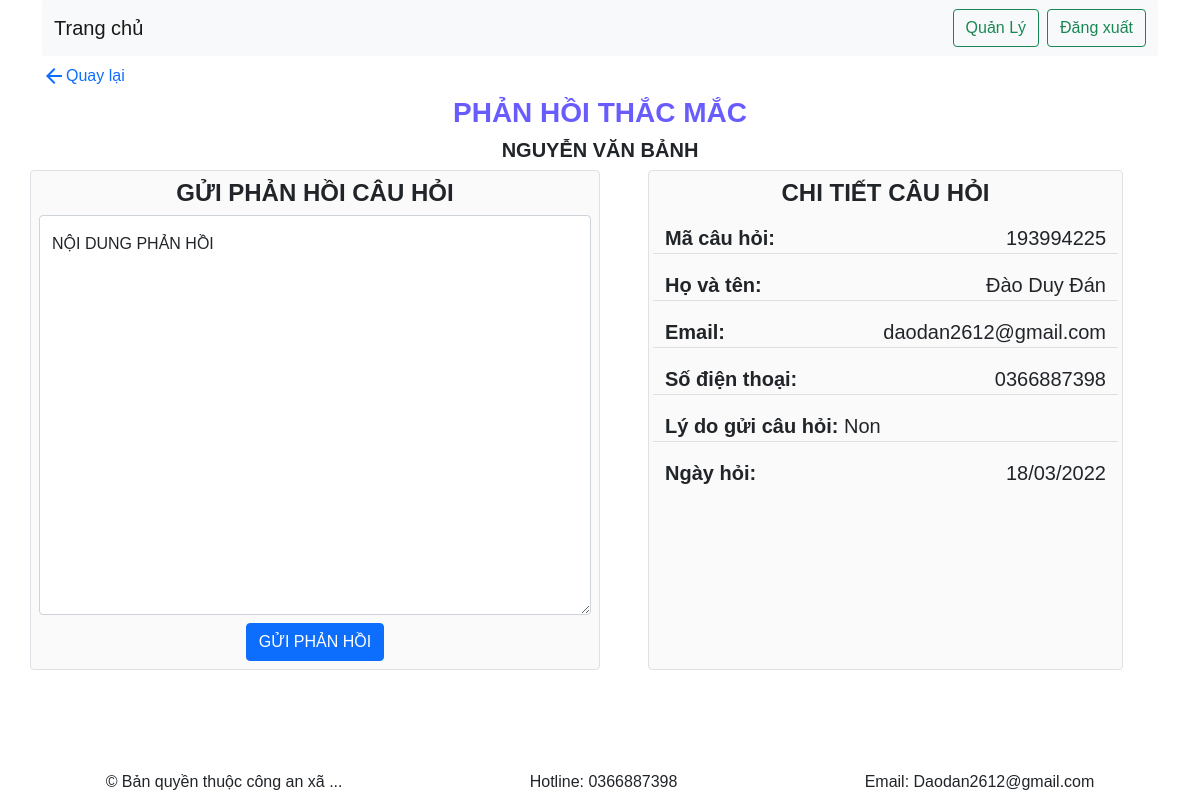
The app's page /index.php?controller=PhanHoi&action=phanhoicauhoi&macauhoi=193994225 (signed in) with its own data.
### tables this page shows
CREATE TABLE `taikhoan` (
  `ma_taikhoan` int(10) UNSIGNED NOT NULL,
  `taikhoan` varchar(20) NOT NULL,
  `matkhau` varchar(100) NOT NULL,
  `hoten` varchar(30) NOT NULL,
  `chucvu` varchar(100) NOT NULL,
  `conlamviec` tinyint(1) NOT NULL,
  `ngaykhoitao` timestamp NOT NULL DEFAULT current_timestamp() ON UPDATE current_timestamp(),
  `capbac` int(11) NOT NULL
);

CREATE TABLE `cauhoi` (
  `ma_cauhoi` varchar(9) NOT NULL,
  `hoten` varchar(40) NOT NULL,
  `email` varchar(30) NOT NULL,
  `sdt` varchar(15) NOT NULL,
  `lydo` varchar(1000) NOT NULL,
  `ngayhoi` date NOT NULL,
  `trangthai` int(1) NOT NULL,
  `loaicauhoi` int(11) NOT NULL
);

### models/Model.php (called while the page is built, shortened)
<?php
class Model{
    public function connectDb() {
        $connection = mysqli_connect('localhost', 'root', '', 'db_qlnk');
        return $connection;
    }
    function getONE($code, $type, $table){
        $conn = $this->connectDb();
        $querySelect = "SELECT * FROM ".$table." WHERE ".$type."='{$code}'";
        $resultService = mysqli_query($conn, $querySelect);
        if(mysqli_num_rows($resultService)>0){
            $bds = mysqli_fetch_all($resultService, MYSQLI_ASSOC);
            $SEDArr = $bds[0];
            return $SEDArr;
        }else{
            return false;
        }
    }
    function getDate($date){
        if($date!=''){
            $string = explode("-", $date);
            return $string[2].'/'.$string[1].'/'.$string[0];
        }else{
            return '';
        }
    }
}
?>

### controllers/PhanHoiController.php (called while the page is built, shortened)
<?php
require_once 'models/Model.php';
if (isset($_SESSION['LoginOK'])) {
    class PhanHoiController
    {
?>
<?php
        function phanhoicauhoi()
        {
            $m = new Model();
            $mang = explode('.', $_SESSION['LoginOK']);
            $sql = "Select* from taikhoan where taikhoan = '{$mang[1]}'";
            $connection = mysqli_connect('localhost', 'root', '', 'db_qlnk');
            $tmp = mysqli_query($connection, $sql);
            $conganxa = mysqli_fetch_assoc($tmp);
            if (isset($_GET['macauhoi'])) {
                $ma_cauhoi = $_GET['macauhoi'];
                $cauHoi = $m->getONE($ma_cauhoi, 'ma_cauhoi', 'cauhoi');
                $hoten = $cauHoi['hoten'];
                $email = $cauHoi['email'];
                $sdt = $cauHoi['sdt'];
                $lydo = $cauHoi['lydo'];
                $ngayhoi = $cauHoi['ngayhoi'];
                $trangthai = $cauHoi['trangthai'];
                $loaicauhoi = $cauHoi['loaicauhoi'];
            }
            require_once("views/PhanHoi/phanHoiCauHoi.php");
        }
    }
} else {
    header("location: index.php");
}
?>

### index.php (called while the page is built, shortened)
<?php
    $action     = isset($_GET['action']) ? $_GET['action'] : 'index';
    $object = new $classController();
    $object->$action();
?>

### views/PhanHoi/phanHoiCauHoi.php (the view, shortened to what this page needs)
<?php
if (isset($_SESSION['LoginOK']) && $trangthai !=1 && $loaicauhoi==1) {
    require_once("views/partials-front/header.php");
?>
<head>
</head>
    <main>
        <div class="container">
            <div class="mt-2 mb-2">
                <a href="index.php?controller=PhanHoi&action=homthu" class="text-decoration-none d-flex align-items-center"><span class="material-icons">
                    </span> <span>Quay lại</span> </a>
            </div>
            <h3 class="text-uppercase text-center">PHẢN HỒI THẮC MẮC</h3>
            <h5 class="text-uppercase text-center"><?php echo $conganxa['hoten'] ?></h5>
            <div class="row">
                <div class="col-md-6 p-2 me-5 border rounded background-fff">
                    <h4 class="text-uppercase text-center">Gửi phản hồi câu hỏi</h4>
                    <form action="" method="POST">
                        <div class="form-floating">
                            <textarea class="form-control" name="noiDungPhanHoi" placeholder="Leave a comment here" id="floatingTextarea" style="height: 400px;" required></textarea>
                            <label for="floatingTextarea">NỘI DUNG PHẢN HỒI</label>
                        </div>
                        <div class="col-md mt-2 d-flex justify-content-center">
                            <button name="btnSubmitCH" type="submit" class="btn btn-primary">GỬI PHẢN HỒI</button>
                        </div>
                    </form>
                </div>
                <div class="col-md-5 p-2 border rounded background-fff">
                    <h4 class="text-uppercase text-center">Chi tiết câu hỏi</h4>
                    <div class="row p-2">
                        <div class="col-md-12 chitet d-flex justify-content-between mb-3">
                            <span class="fw-bold fs-5">Mã câu hỏi: </span><span class="fs-5"><?php echo isset($ma_cauhoi) ? $ma_cauhoi : '' ?></span>
                        </div>
                        <div class="col-md-12 d-flex chitet justify-content-between mb-3">
                            <span class="fw-bold fs-5">Họ và tên: </span><span class="fs-5"><?php echo isset($hoten) ? $hoten : '' ?></span>
                        </div>
                        <div class="col-md-12 d-flex chitet justify-content-between mb-3">
                            <span class="fw-bold fs-5">Email: </span><span class="fs-5"><?php echo isset($email) ? $email : '' ?></span>
                        </div>
                        <div class="col-md-12 d-flex chitet justify-content-between mb-3">
                            <span class="fw-bold fs-5">Số điện thoại: </span><span class="fs-5"><?php echo isset($sdt) ? $sdt : '' ?></span>
                        </div>
                        <div class="col-md-12 chitet mb-3">
                            <span class="fw-bold fs-5">Lý do gửi câu hỏi: </span><span class="fs-5"><?php echo isset($lydo) ? $lydo : '' ?></span>
                        </div>
                        <div class="col-md-12 d-flex justify-content-between mb-3">
                            <span class="fw-bold fs-5">Ngày hỏi: </span><span class="fs-5"><?php echo isset($ngayhoi) ? $m->getDate($ngayhoi) : '' ?></span>
                        </div>
                    </div>
                </div>
            </div>
        </div>
    </main>
<?php
require_once("views/partials-front/footer.php");
}else{
    header("location: index.php");
}
?>

### style/style.css (style rules this page uses)
html { font-family: Arial, Helvetica, sans-serif; }
h1,h2,h3,h4,h5,h6 { font-family: Arial, Helvetica, sans-serif; font-weight: 600; }
.background-fff { background-color: #fafafa; }

### style/stylesidebar.css (style rules this page uses)
* { margin: 0; padding: 0; box-sizing: border-box; font-family: 'Arial', sans-serif; }
:root { --body-color: #fff; --sidebar-color: #fafafa; --primary-color: #695CFE; --primary-color-light: #F6F5FF; --toggle-color: #DDD; --text-color: #707070; --tran-03: all 0.2s ease; --tran-03: all 0.3s ease; --tran-04: all 0.3s ease; --tran-05: all 0.3s ease; }
body { background-color: var(--body-color); transition: var(--tran-05); }
h3 { color: var(--primary-color); }
.chitet { border-bottom: 0.1px solid #dfdfdf; }

### records on screen
taikhoan: hoten "NGUYỄN VĂN BẢNH"
cauhoi: hoten "Đào Duy Đán", email "daodan2612@gmail.com", sdt "0366887398", lydo "Non", ngayhoi "18/03/2022"

### other values on screen
$ma_cauhoi "193994225"
